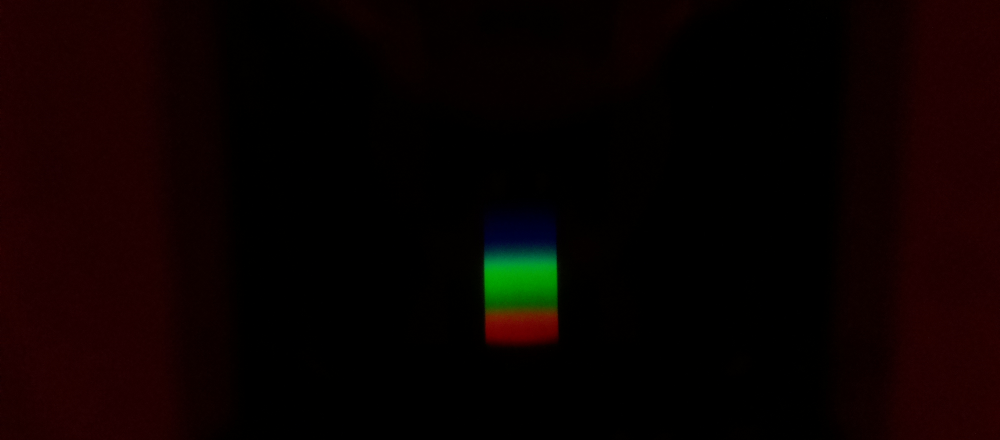
#> input picture ant3/GREEN.jpg, 2000 x 880 px (shown at 1/2 size)
$ python code.py
#> lines starting #> are read from the running program, lines starting #| are printed output that depends on the picture
import numpy as np
import matplotlib.pyplot as plt
import imageio.v2 as imageio
from cycler import cycler


def readIntensity(photoName, plotName, lamp, surface):
#> called with photoName = 'GREEN.jpg', plotName = 'график_зелёный.png', lamp = 'Ртутная лампа', surface = 'Зелёная поверхность'
    x_min=350
    x_max=761
    x_step=50
    """
    x_min, x_max - диапазон значений на оси X (по умолчанию 0-100)
    x_step - шаг меток на оси X (по умолчанию 10)
    """
    photo = imageio.imread(photoName)
#> photo is the input picture: shape (880, 2000, 3); mean R, G, B 11.2, 1.6, 0.7

    # Обрезка по новым координатам
    background_x_start = 969
    background_x_end = 1120
    background_y_start = 403
    background_y_end = 706

    cut_x_start = 980
    cut_x_end = 1110
    cut_y_start = 403
    cut_y_end = 706

    # Обрезка изображений
    background = photo[background_y_start:background_y_end,
                background_x_start:background_x_end, 0:3].swapaxes(0, 1)

    cut = photo[cut_y_start:cut_y_end,
          cut_x_start:cut_x_end, 0:3].swapaxes(0, 1)
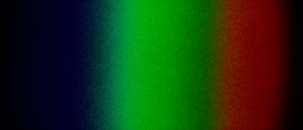
#> cut: shape (130, 303, 3); mean R, G, B 23.7, 53.1, 16.6

    rgb = np.mean(cut, axis=(0))
#> rgb = 303 rows, first 8: [0.131, 0.131, 2.05], [0.146, 0.0615, 3.06], [0.246, 0.108, 3.18], [0.2, 0.0769, 3.55], [0.192, 0.0615, 3.56], [0.323, 0.0462, 4.17], [0.523, 0.0538, 4.37], [0.477, 0.162, 4.86]
    luma = 0.2989 * rgb[:, 0] + 0.5866 * rgb[:, 1] + 0.1144 * rgb[:, 2]
#> luma = 303 values, max 97.79 at index 134, min 0.351 at index 0, mean 40.12

    # ↓↓↓ КЛЮЧЕВЫЕ ИЗМЕНЕНИЯ ↓↓↓

    # 1. Создаем новый массив X-координат
    #    Старые координаты: 0, 1, 2, ..., len(luma)-1
    #    Новые координаты: равномерно распределенные от x_min до x_max
    x_coords = np.linspace(x_min, x_max, len(luma))
#> x_coords = 303 values from 350 to 761

    # 2. Настраиваем метки оси X с нужным шагом
    #    Создаем массив меток: x_min, x_min+x_step, x_min+2*x_step, ..., x_max
    x_ticks = np.arange(x_min, x_max + x_step, x_step)

    plt.rc('axes', prop_cycle=(cycler('color', ['r', 'g', 'b'])))

    fig = plt.figure(figsize=(10, 5), dpi=200)

    plt.title('Интенсивность отражённого излучения\n' + '{} / {}'.format(lamp, surface))
    plt.xlabel('Длина волны, нм')
    plt.ylabel('Яркость')

    rgb = rgb / 2
#> rgb = 303 rows, first 8: [0.0654, 0.0654, 1.03], [0.0731, 0.0308, 1.53], [0.123, 0.0538, 1.59], [0.1, 0.0385, 1.78], [0.0962, 0.0308, 1.78], [0.162, 0.0231, 2.08], [0.262, 0.0269, 2.18], [0.238, 0.0808, 2.43]
    luma = luma / 2
#> luma = 303 values, max 48.89 at index 134, min 0.175 at index 0, mean 20.06

    # 3. Строим график с новыми X-координатами
    plt.plot(x_coords, rgb, label=['r', 'g', 'b'])
    plt.plot(x_coords, luma, 'w', label='I')

    plt.ylim(0, 150)
    plt.legend()

    # 4. Устанавливаем метки на оси X
    plt.xticks(x_ticks)

    background = (background * 0.7).astype(np.uint8)

    # 5. Растягиваем фон, чтобы он соответствовал новому диапазону X
    #    extent=[x_min, x_max, y_min, y_max] задает границы изображения
    plt.imshow(background, origin='lower',
               extent=[x_min, x_max, 0, background.shape[1]],
               aspect='auto')

    plt.savefig(plotName)
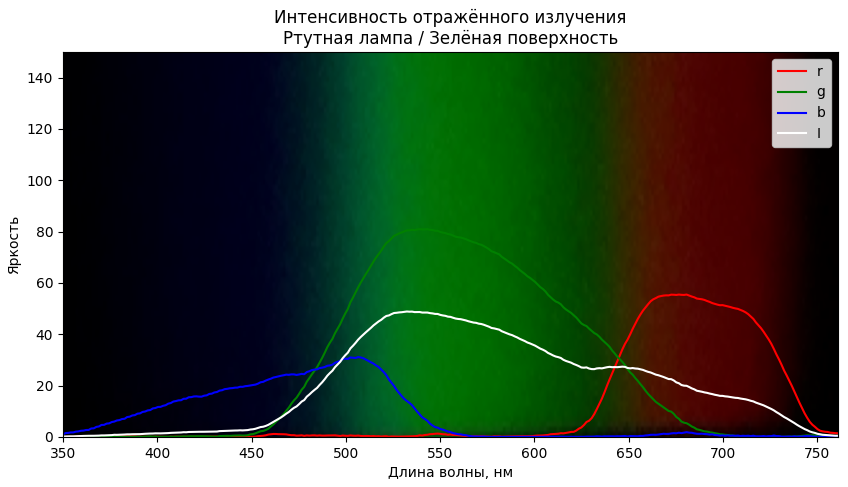
#> figure drawn by matplotlib, 1 panel

    return luma


# Примеры использования с разными диапазонами:
readIntensity("GREEN.jpg", "график_зелёный.png", "Ртутная лампа",
              "Зелёная поверхность")

readIntensity("BLUE.jpg", "график_синий.png", "Лампа накаливания",
              "Синяя поверхность")
#> call 2 of readIntensity, with photoName = 'BLUE.jpg', plotName = 'график_синий.png', lamp = 'Лампа накаливания', surface = 'Синяя поверхность'
#> in readIntensity (call 2), `x_min=350`: x_min = 350
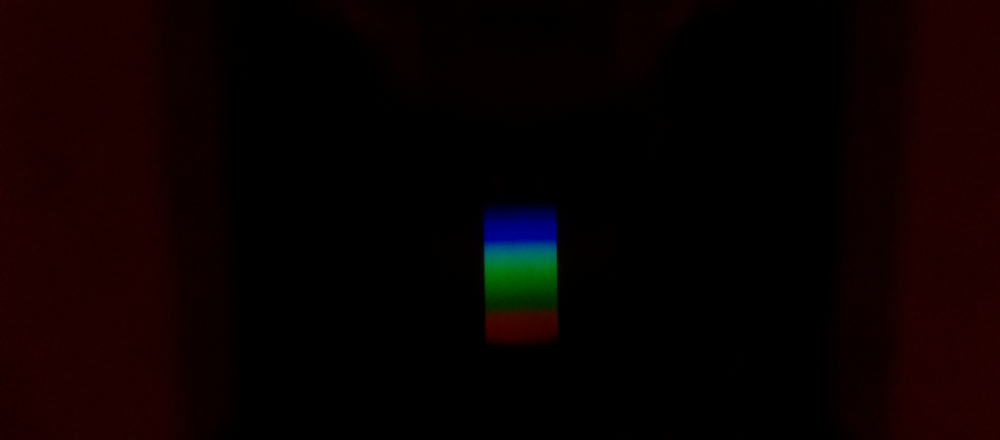
#> input picture ant3/BLUE.jpg, 2000 x 880 px (shown at 1/2 size)
#> in readIntensity, photo is the input picture: shape (880, 2000, 3); mean R, G, B 10.5, 1.2, 1.3
#> in readIntensity (call 2), `cut = photo[cut_y_start:cut_y_end, cut_x_start:cut_x_end, 0:3].swapaxe..`:
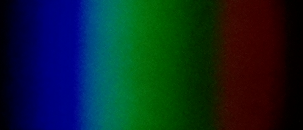
#> cut: shape (130, 303, 3); mean R, G, B 11.7, 37.9, 42.2
#> in readIntensity (call 2), `rgb = np.mean(cut, axis=(0))`: rgb = 303 rows, first 8: [0.585, 0.238, 5.78], [0.446, 0.285, 7.37], [0.477, 0.292, 8.05], [0.431, 0.392, 9.68], [0.662, 0.485, 11.55], [0.423, 0.592, 13.73], [0.585, 0.423, 16.27], [0.2, 0.538, 18.88]
#> in readIntensity (call 2), `luma = 0.2989 * rgb[:, 0] + 0.5866 * rgb[:, 1] + 0.1144 * rgb[:, 2]`: luma = 303 values, max 77.07 at index 116, min 0.56 at index 302, mean 30.59
#> in readIntensity (call 2), `rgb = rgb / 2`: rgb = 303 rows, first 8: [0.292, 0.119, 2.89], [0.223, 0.142, 3.68], [0.238, 0.146, 4.02], [0.215, 0.196, 4.84], [0.331, 0.242, 5.78], [0.212, 0.296, 6.87], [0.292, 0.212, 8.13], [0.1, 0.269, 9.44]
#> in readIntensity (call 2), `luma = luma / 2`: luma = 303 values, max 38.54 at index 116, min 0.28 at index 302, mean 15.29

readIntensity("RED.jpg", "график_красный.png", "Лампа накаливания",
              "Красная поверхность")
#> call 3 of readIntensity, with photoName = 'RED.jpg', plotName = 'график_красный.png', lamp = 'Лампа накаливания', surface = 'Красная поверхность'
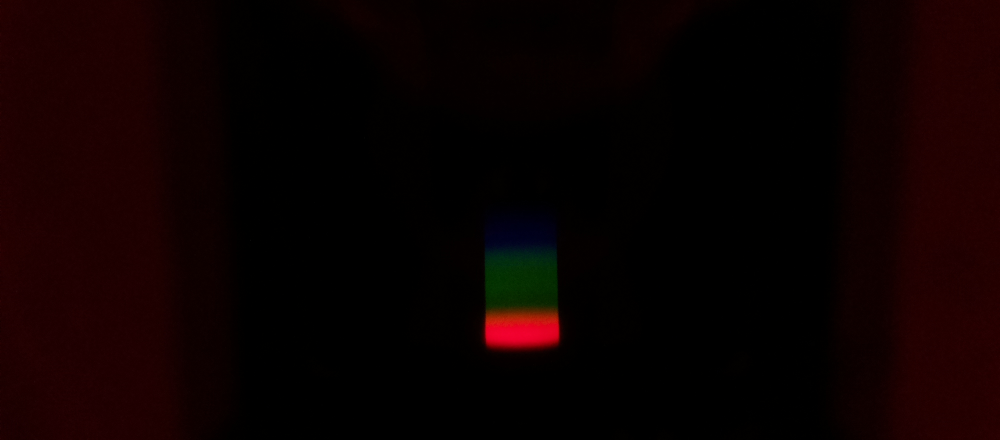
#> input picture ant3/RED.jpg, 2000 x 880 px (shown at 1/2 size)
#> in readIntensity, photo is the input picture: shape (880, 2000, 3); mean R, G, B 12.3, 0.8, 0.6
#> in readIntensity (call 3), `cut = photo[cut_y_start:cut_y_end, cut_x_start:cut_x_end, 0:3].swapaxe..`:
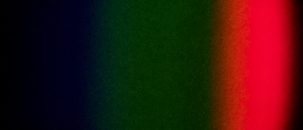
#> cut: shape (130, 303, 3); mean R, G, B 52.3, 20.5, 14
#> in readIntensity (call 3), `rgb = np.mean(cut, axis=(0))`: rgb = 303 rows, first 8: [0.223, 0.154, 1.12], [0.208, 0.131, 1.81], [0.269, 0.192, 1.87], [0.254, 0.208, 2.07], [0.2, 0.162, 2.02], [0.254, 0.192, 2.18], [0.208, 0.138, 2.13], [0.231, 0.146, 3.02]
#> in readIntensity (call 3), `luma = 0.2989 * rgb[:, 0] + 0.5866 * rgb[:, 1] + 0.1144 * rgb[:, 2]`: luma = 303 values, max 77.75 at index 241, min 0.285 at index 0, mean 29.27
#> in readIntensity (call 3), `rgb = rgb / 2`: rgb = 303 rows, first 8: [0.112, 0.0769, 0.558], [0.104, 0.0654, 0.904], [0.135, 0.0962, 0.935], [0.127, 0.104, 1.03], [0.1, 0.0808, 1.01], [0.127, 0.0962, 1.09], [0.104, 0.0692, 1.07], [0.115, 0.0731, 1.51]
#> in readIntensity (call 3), `luma = luma / 2`: luma = 303 values, max 38.88 at index 241, min 0.142 at index 0, mean 14.64
#> in readIntensity (call 3), `plt.savefig(plotName)`:
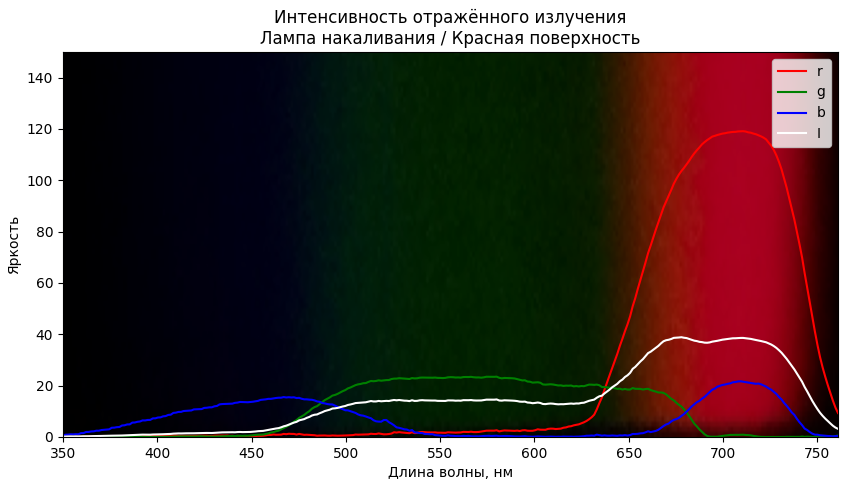
#> figure drawn by matplotlib, 1 panel

readIntensity("RTUT2.jpg", "график_ртуть2.png", "Ртутная лампа",
              "Эталонная поверхность (Ртуть)")
#> (the run stopped early here; a loop or call above may not have finished)
